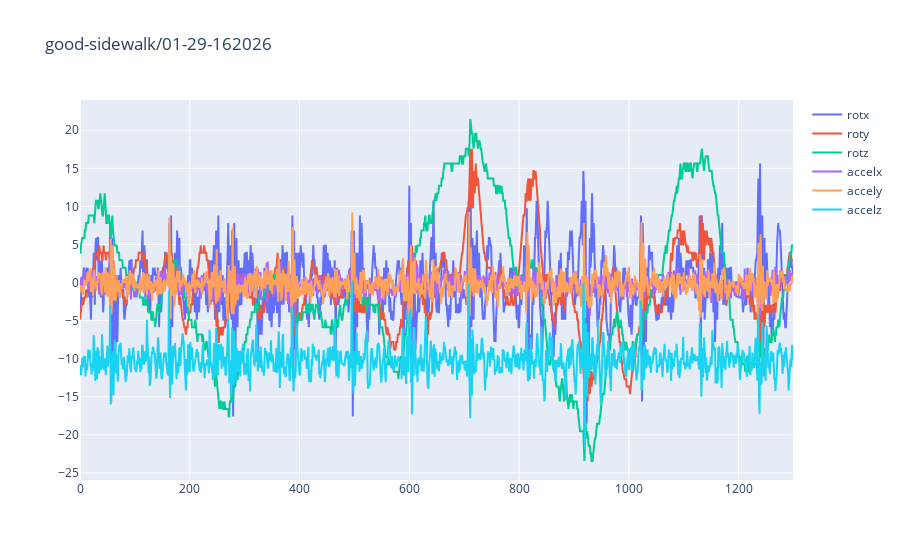

The notebook cell saved with this chart:
### Code cell
df = read_file('sidewalk/good/01-29-162026')
show_graph(df, title='good-sidewalk/01-29-162026', save_name='sidewalk.svg')

### Figure 1 — Plotly figure (JSON) as saved in the notebook; plotly's stock layout.template omitted (floating-point values rounded to 4 significant figures; data arrays with more than 128 entries replaced by an {"elided": "..."} marker saying what was removed)
{"data": [{"mode": "lines", "name": "rotx", "type": "scatter", "y": {"elided": "1300 float values"}}, {"mode": "lines", "name": "roty", "type": "scatter", "y": {"elided": "1300 float values"}}, {"mode": "lines", "name": "rotz", "type": "scatter", "y": {"elided": "1300 float values"}}, {"mode": "lines", "name": "accelx", "type": "scatter", "y": {"elided": "1300 float values"}}, {"mode": "lines", "name": "accely", "type": "scatter", "y": {"elided": "1300 float values"}}, {"mode": "lines", "name": "accelz", "type": "scatter", "y": {"elided": "1300 float values"}}], "layout": {"title": {"text": "good-sidewalk/01-29-162026"}}}
